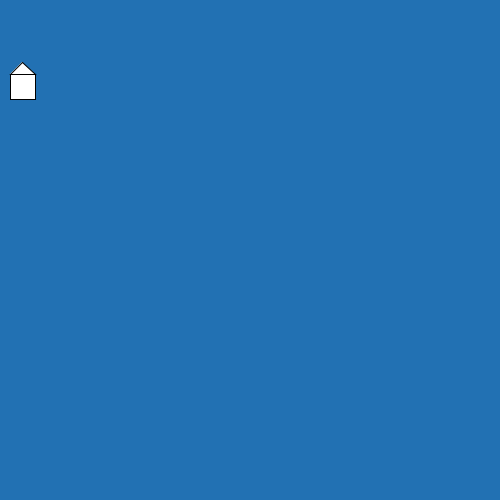
Frame 1 (no input)
Frame 60 (the mouse pressed at the canvas centre just before this capture): identical to frame 1, image omitted
Frame 120 (the mouse held since frame 60 and released just before this capture): identical to frame 1, image omitted

The Processing sketch that drew this single still picture (run headless with seeded random() and noise(); from frame 60 on, the mouse is pressed at the canvas centre):

// Processing sketch: Huizen_onder_de_knop
// ── Huizen_onder_de_knop.pde
int BreetheHuis = 25;
int HoogteHuis = 25;
int positieHuisX = 10;

int positieHuisY = height - BreetheHuis - 1;

int positieDriehoekX1 = positieHuisX; 
int positieDriehoekY1 = positieHuisY; 

int positieDriehoekX2 = positieDriehoekX1 + BreetheHuis; 
int positieDriehoekY2 = positieDriehoekY1; 

int positieDriehoekX3 = (positieDriehoekX1 + positieDriehoekX2) / 2;
int hoogteDriehoek = HoogteHuis / 2;
int positieDriehoekY3 = positieDriehoekY1 - hoogteDriehoek ; 

void setup() {
  size(500, 500);
  background(#2271b3 );
  tekenHuis();
}

void draw() {  
  background(#2271b3 );
  tekenHuis();
}

void tekenHuis() {
  if (mouseX <= width/2  && mouseY <= height/2) {
    rect(positieHuisX, positieHuisY, BreetheHuis, HoogteHuis);

    triangle(positieDriehoekX1, positieDriehoekY1, positieDriehoekX2, positieDriehoekY2, positieDriehoekX3, positieDriehoekY3);
  } else {
    rect(400, 400, BreetheHuis, HoogteHuis);
    triangle(400,400,400 + BreetheHuis,400,(400 + (400 + BreetheHuis)) / 2,400 - hoogteDriehoek );
  }
}
